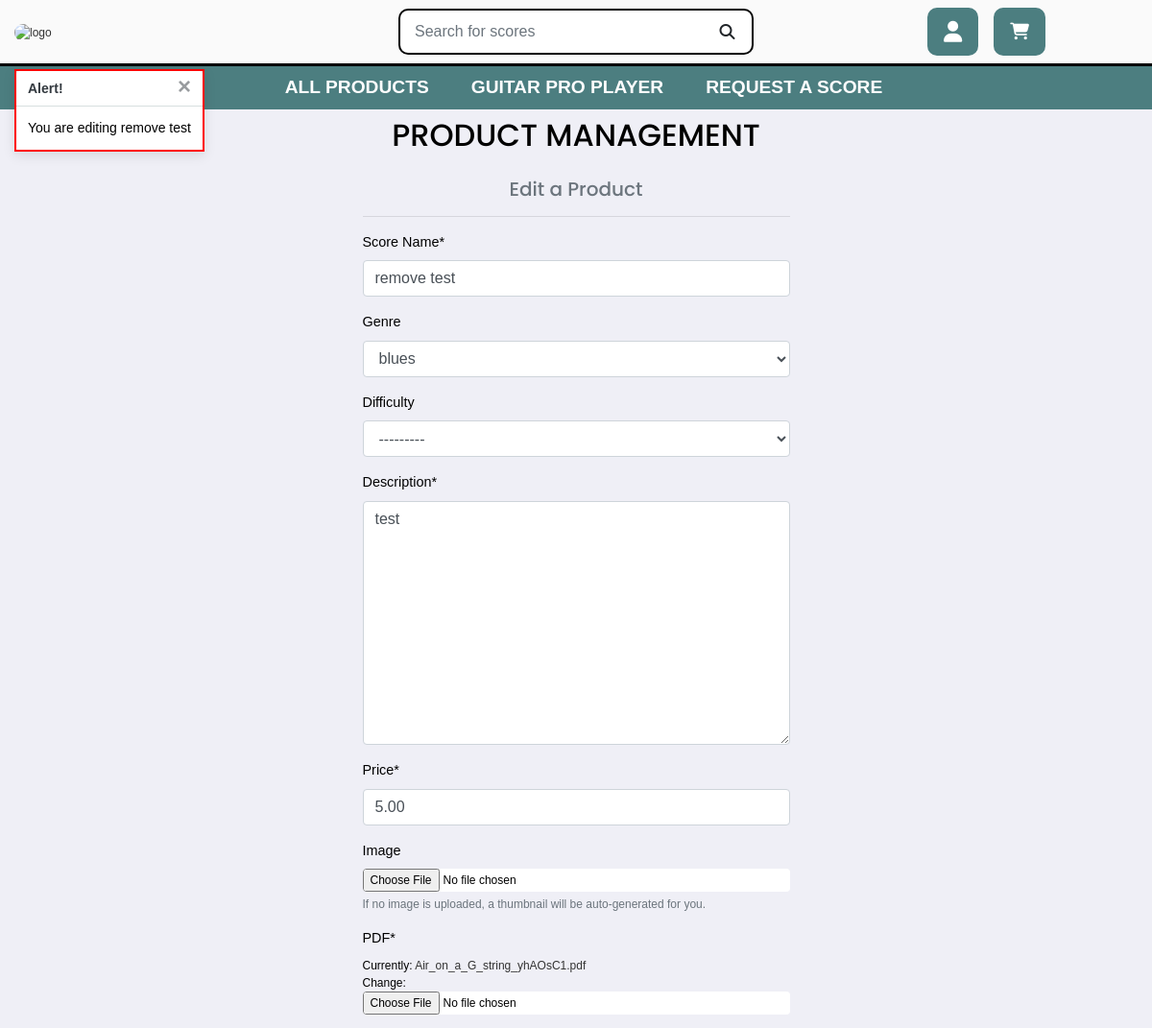
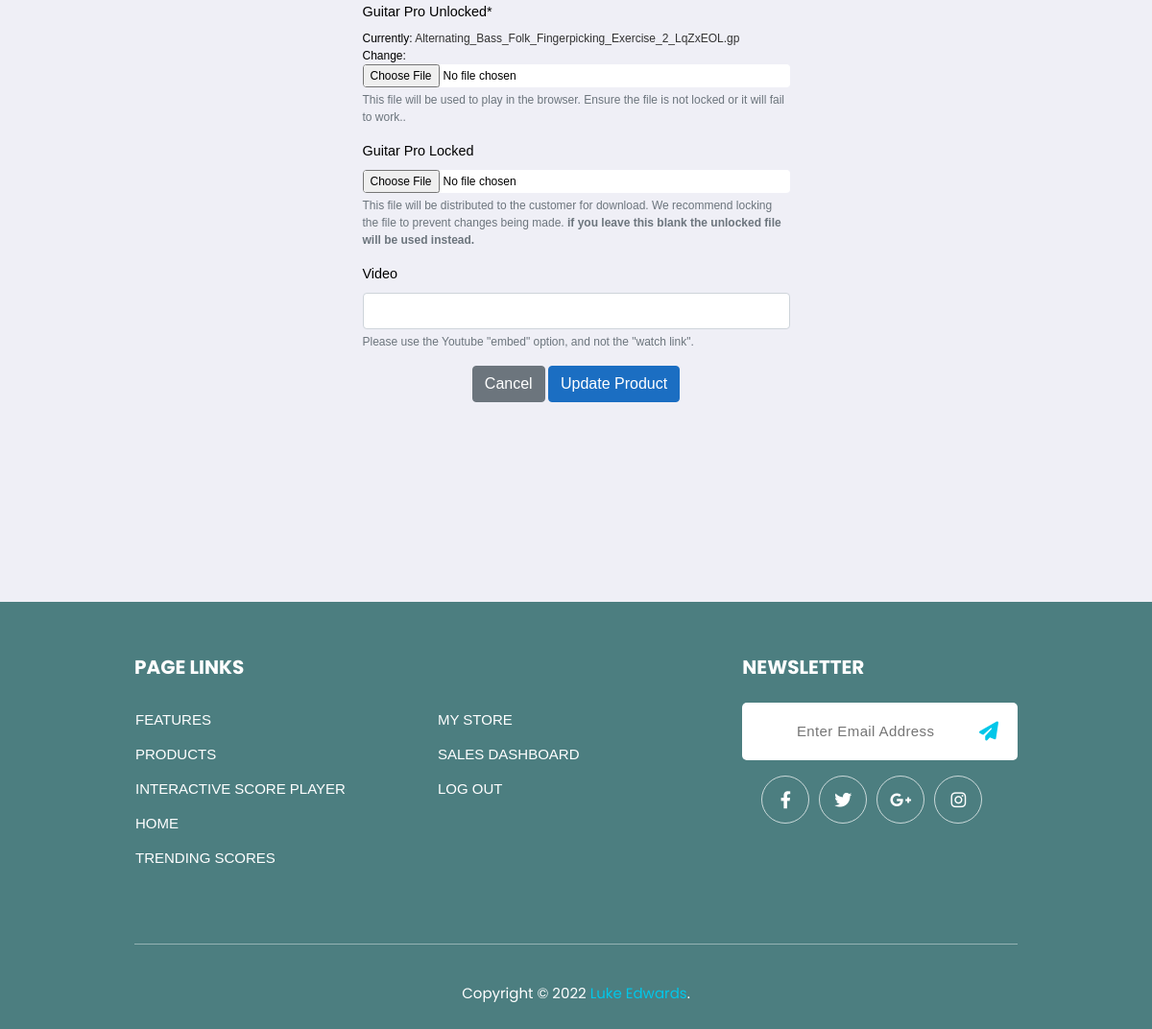
Page /products/edit/71/ (signed in) on the committed database (2 pictures, top to bottom).
### products/models.py (models this page shows, shortened)
class Product(models.Model):
    genre = models.ForeignKey(
        'Genre',
        null=True,
        blank=True,
        on_delete=models.SET_NULL)
    difficulty = models.ForeignKey(
        'Difficulty',
        null=True,
        blank=True,
        on_delete=models.SET_NULL)
    sku = models.CharField(max_length=254, null=True, blank=True, default='0')
    name = models.CharField(max_length=254)
    description = models.TextField()
    price = models.DecimalField(max_digits=6, decimal_places=2)
    rating = models.DecimalField(
        max_digits=6,
        decimal_places=2,
        null=True,
        blank=True)
    image_url = models.URLField(max_length=1024, null=True, blank=True)
    image = models.ImageField(null=True, blank=True,)
    vendor = models.CharField(max_length=254, null=True)
    PDF = models.FileField(null=True,)
    Guitar_Pro_Unlocked = models.FileField(null=True,)
    Guitar_Pro_Locked = models.FileField(null=True, blank=True)
    video = models.URLField(max_length=1024, null=True, blank=True)
    number_sold = models.IntegerField(null=True, blank=True, default=0)

### products/views.py (the view)
@login_required
def edit_product(request, product_id):
    username = request.user.username
    product = get_object_or_404(Product, pk=product_id)
    if username == product.vendor:
        if request.method == 'POST':
            form = ProductForm(request.POST, request.FILES, instance=product)
            product2 = get_object_or_404(Product, pk=product_id)
            obj = form.save(commit=False)
            if form.is_valid():
                if 'image' in request.FILES:
                    key = 'media/' + str(product2.image)
                    my_bucket = get_bucket()
                    my_bucket.Object(key).delete()
                else:
                    obj.image = product2.image
                if 'PDF' in request.FILES:
                    key = 'media/' + str(product2.PDF)
                    my_bucket = get_bucket()
                    my_bucket.Object(key).delete()
                    key = 'media/' + str(product2.image)
                    my_bucket = get_bucket()
                    my_bucket.Object(key).delete()
                else:
                    obj.PDF = product2.PDF
                if 'Guitar_Pro_Unlocked' in request.FILES:
                    key = 'media/' + str(product2.Guitar_Pro_Unlocked)
                    my_bucket = get_bucket()
                    my_bucket.Object(key).delete()
                else:
                    obj.Guitar_Pro_Unlocked = product2.Guitar_Pro_Unlocked
                if 'Guitar_Pro_Locked' in request.FILES:
                    key = 'media/' + str(product2.Guitar_Pro_Locked)
                    my_bucket = get_bucket()
                    my_bucket.Object(key).delete()
                else:
                    obj.Guitar_Pro_Locked = product2.Guitar_Pro_Locked
                if 'PDF' in request.FILES:
                    obj.vendor = request.user.username
                    name = f"{obj.name}"
                    new_name = name.replace(" ", "-")
                    if 'image' not in request.FILES or 'PDF' in request.FILES:
                        font = ImageFont.truetype(
                            'fonts/PlayfairDisplay-Bold.ttf', 400)
                        font2 = ImageFont.truetype(
                            'fonts/PlayfairDisplay-Bold.ttf', 100)
                        text = 'Sample'
                        text2 = f'© {obj.vendor}'
                        fs = FileSystemStorage(
                            location=UPLOAD_ROOT, base_url='/uploads')
                        pdfFile = fs.save(
                            f"{new_name}-{obj.vendor}.pdf", obj.PDF)
                        pdfPath = fs.path(pdfFile)
                        pdf = pdfium.PdfDocument(pdfPath)
                        page = pdf.get_page(0)
                        pil_image = page.render_topil()
                        pil_image.save(f"pil-{obj.name}-{obj.vendor}.jpg")
                        page.close()
                        image = Image.open(f'pil-{obj.name}-{obj.vendor}.jpg')
                        output = BytesIO()
                        cropped_image = image.crop((5, 1673, 2459, 3313))
                        blurred_image = cropped_image.filter(
                            ImageFilter.GaussianBlur(radius=10))
                        image.paste(blurred_image, (5, 1673, 2459, 3313))
                        editImage = ImageDraw.Draw(image)
                        editImage.text(
                            (550, 2100), text, (84, 83, 82), font=font)
                        editImage2 = ImageDraw.Draw(image)
                        editImage2.text(
                            (850, 2600), text2, (84, 83, 82), font=font2)
                        image.save(output, format='JPEG', quality=90)
                        output.seek(0)
                        obj.image = InMemoryUploadedFile(
                            output,
                            'ImageField',
                            f"blur-{new_name}-{obj.vendor}.jpg",
                            'image/jpeg',
                            sys.getsizeof(output),
                            None)
                        os.remove(f"pil-{obj.name}-{obj.vendor}.jpg")
                else:
                    obj.vendor = request.user.username
                    name = f"{obj.name}"
                    new_name = name.replace(" ", "-")
                if 'Guitar_Pro_Unlocked' in request.FILES:
                    obj.Guitar_Pro_Unlocked.name = f'guitar-pro-{new_name}-{obj.vendor}-unlocked.gp'
                if 'Guitar_Pro_Locked' in request.FILES:
                    obj.Guitar_Pro_Locked.name = f'guitar-pro-{new_name}-{obj.vendor}-locked.gp'
                if 'PDF' in request.FILES:
                    obj.PDF = request.FILES['PDF']
                    obj.PDF.name = f'{new_name}-{obj.vendor}.pdf'
                else:
                    obj.PDF = product2.PDF
                obj.save()
                messages.success(request, 'Successfully updated product!')
                return redirect(
                    reverse(
                        'storefront', args=[
                            request.user.username]))
            else:
                messages.error(
                    request, 'Failed to update product. Please ensure the form is valid.')
        else:
            form = ProductForm(instance=product, initial={
                               'PDF': product.PDF, 'image': None})
            messages.info(request, f'You are editing {product.name}')
    else:
        messages.error(request, 'You are not authorised to edit this product')
        return redirect(reverse('product_detail', args=[product.id]))
    template = 'products/edit_product.html'
    context = {
        'form': form,
        'product': product,
    }
    return render(request, template, context)

### cart/contexts.py (called while the page is built, shortened)
def cart_contents(request):
    cart_items = []
    total = 0
    product_count = 0
    cart = request.session.get('cart', {})
    total = total
    context = {
        'cart_items': cart_items,
        'total': total,
        'product_count': product_count,
    }
    return context

### products/models.py (called while the page is built)
    def __str__(self):
        return self.name

    def get_friendly_name(self):
        return self.friendly_name

    def __str__(self):
        return self.level

### products/templates/products/edit_product.html (shortened to what this page needs)
{% extends "base.html" %}
{% load static %}
{% block content %}
<div style="background-color: #efeff6;" class="overlay"></div>
<div class="container pb-100 center">
    <div class="row text-center">
        <div class="col-12 col-md-6 center">
            <h2 class="logo-font mb-4 mt-2">Product Management</h2>
            <h5 class="text-muted">Edit a Product</h5>
            <hr>
        </div>
    </div>
    <div class="row">
        <div class="col-12 col-md-6 center ">
            <form id="form" method="POST" action="{% url 'edit_product' product.id %}" class="form mb-2"
                enctype="multipart/form-data">
                {{ form.name | as_crispy_field }}
                {{ form.genre | as_crispy_field }}
                {{ form.difficulty| as_crispy_field }}
                {{ form.description | as_crispy_field }}
                {{ form.price | as_crispy_field }}
                {{ form.image | as_crispy_field }}
                {{ form.PDF | as_crispy_field }}
                {{ form.Guitar_Pro_Unlocked| as_crispy_field }}
                {{ form.Guitar_Pro_Locked | as_crispy_field }}
                {{ form.video | as_crispy_field }}
                <div class="text-center">
                    <a class="btn btn-secondary" href="{% url 'products' %}" aria-label="cancel">Cancel</a>
                    <button class="btn btn-primary animated-btn" type="submit" aria-label="submit">Update
                        Product</button>
                </div>
            </form>
        </div>
    </div>
</div>
{% endblock %}

### static/css/base.css (style rules this page uses)
html { width: 100% !important; padding-left: 0 !important; padding-right: 0 !important; margin-left: 0 !important; margin-right: 0 !important; overflow: hidden !important; height: 100%; }
#form label { font-size: 0.9rem; }
#form small { font-size: 0.75rem; }
#form input { background-color: white; border-radius: 0.25rem; }
body { color: #000000; font-family: Sans-Serif; padding: 30px; padding-top: 0 !important; background-color: #efeff6 !important; margin-top: 0 !important; background-size: cover; color: black !important; font-family: 'Helvetica'; height: 100%; min-height: 100%; margin: 0; padding-bottom: 0; height: 100% !important; width: 100% !important; padding-left: 0 !important; padding-right: 0 !important; margin-left: 0 !important; margin-right: 0 !important; overflow-x: hidden !important; }
* { box-sizing: border-box; }
.btn { font-size: 1rem; }
.btn-primary { background-color: #1b6ec2 !important; border-color: #1b6ec2 !important; }
.container { flex-wrap: wrap; align-items: center; justify-content: center; padding: 0 20px; }
.overlay { height: 100%; width: 100%; top: 0; left: 0; position: fixed; background: white; z-index: -1; }
.logo-font { text-transform: uppercase; }
.pb-100 { padding-bottom: 100px !important; }
.center { margin: 0 auto !important; }
.container { margin-bottom: 100px !important; }
h1, h2, h3, h4, h5, h6, p { font-family: 'Poppins', sans-serif !important; }
a { text-decoration: none; color: #000000; }
@media (min-width: 1200px) { .container { max-width: 80%; } }
.feedback input, textarea { border-radius: 5px; }
.row:after { content: ""; display: table; clear: both; }

### static/css/footer.css (style rules this page uses)
a, a:hover, a:focus, a:active { text-decoration: none; outline: none; }
a, a:active, a:focus { color: #333; text-decoration: none; transition-timing-function: ease-in-out; -ms-transition-timing-function: ease-in-out; -moz-transition-timing-function: ease-in-out; -webkit-transition-timing-function: ease-in-out; -o-transition-timing-function: ease-in-out; transition-duration: .2s; -ms-transition-duration: .2s; -moz-transition-duration: .2s; -webkit-transition-duration: .2s; -o-transition-duration: .2s; }
button { padding: 0; border: none; background-color: transparent; -webkit-border-radius: 0; border-radius: 0; }

### static/css/scores.css (style rules this page uses)
body { font-family: Arial, Helvetica, sans-serif; font-size: 12px; }

### rows in the picture
Product: name "remove test", genre "blues", difficulty "---------", description "test", price "5.00"

### other values in the picture
{{ message }} "You are editing remove test"
